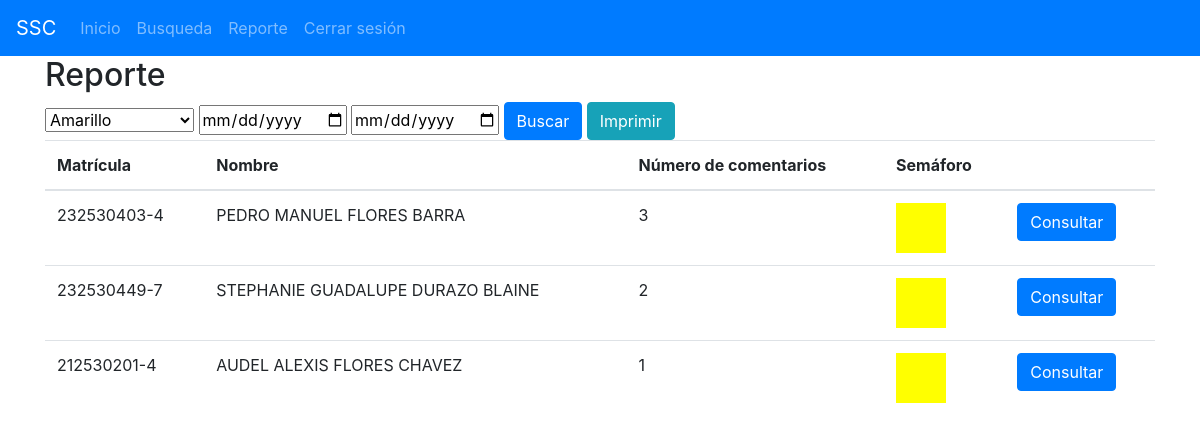
Screenshot of /reporte with the database file from the repository.
### tables this page shows
CREATE TABLE datos_alumno (
        matricula TEXT PRIMARY KEY,
        grupo TEXT,
        nombre TEXT,
        apepat TEXT,
        apemat TEXT
    );

### app.py (the view)
@app.route('/reporte', methods=['GET', 'POST'])
def reporte():
    conn = sqlite3.connect('escuela.db')
    c = conn.cursor()
    if request.method == 'POST':
        criterio = request.form['criterio']
        if criterio == 'amarillo':
            c.execute("SELECT datos_alumno.matricula, datos_alumno.nombre, datos_alumno.apepat, datos_alumno.apemat, COUNT(*) as num_comentarios FROM comentarios INNER JOIN datos_alumno ON comentarios.matricula = datos_alumno.matricula GROUP BY comentarios.matricula HAVING num_comentarios BETWEEN 1 AND 5 ORDER BY num_comentarios DESC")
        elif criterio == 'rojo':
            c.execute("SELECT datos_alumno.matricula, datos_alumno.nombre, datos_alumno.apepat, datos_alumno.apemat, COUNT(*) as num_comentarios FROM comentarios INNER JOIN datos_alumno ON comentarios.matricula = datos_alumno.matricula GROUP BY comentarios.matricula HAVING num_comentarios > 10 ORDER BY num_comentarios DESC")
        elif criterio == 'semana':
            c.execute("SELECT datos_alumno.matricula, datos_alumno.nombre, datos_alumno.apepat, datos_alumno.apemat, COUNT(*) as num_comentarios FROM comentarios INNER JOIN datos_alumno ON comentarios.matricula = datos_alumno.matricula WHERE fecha >= date('now','-7 day') GROUP BY comentarios.matricula ORDER BY num_comentarios DESC")
        elif criterio == 'mes':
            c.execute("SELECT datos_alumno.matricula, datos_alumno.nombre, datos_alumno.apepat, datos_alumno.apemat, COUNT(*) as num_comentarios FROM comentarios INNER JOIN datos_alumno ON comentarios.matricula = datos_alumno.matricula WHERE fecha >= date('now','-1 month') GROUP BY comentarios.matricula ORDER BY num_comentarios DESC")
        elif criterio == 'todos':
            c.execute("SELECT datos_alumno.matricula, datos_alumno.nombre, datos_alumno.apepat, datos_alumno.apemat, COUNT(*) as num_comentarios FROM comentarios INNER JOIN datos_alumno ON comentarios.matricula = datos_alumno.matricula GROUP BY comentarios.matricula ORDER BY num_comentarios DESC")
        elif criterio == 'rango':
            fecha_inicio = request.form['fecha_inicio']
            fecha_fin = request.form['fecha_fin']
            c.execute("SELECT datos_alumno.matricula, datos_alumno.nombre, datos_alumno.apepat, datos_alumno.apemat, COUNT(*) as num_comentarios FROM comentarios INNER JOIN datos_alumno ON comentarios.matricula = datos_alumno.matricula WHERE fecha BETWEEN ? AND ? GROUP BY comentarios.matricula ORDER BY num_comentarios DESC", (fecha_inicio, fecha_fin))
    else:
        c.execute("SELECT datos_alumno.matricula, datos_alumno.nombre, datos_alumno.apepat, datos_alumno.apemat, COUNT(*) as num_comentarios FROM comentarios INNER JOIN datos_alumno ON comentarios.matricula = datos_alumno.matricula GROUP BY comentarios.matricula ORDER BY num_comentarios DESC")
    registros = c.fetchall()
    conn.close()
    return render_template('reporte.html', registros=registros)

### templates/reporte.html (shortened to what this page needs)
<!DOCTYPE html>
<html>
<head>
    <link rel="stylesheet" href="https://stackpath.bootstrapcdn.com/bootstrap/4.3.1/css/bootstrap.min.css">
</head>
<body>
    <nav class="navbar navbar-expand-lg navbar-dark bg-primary">
        <a class="navbar-brand" href="#">SSC</a>
        <div class="collapse navbar-collapse" id="navbarNav">
          <ul class="navbar-nav">
            <li class="nav-item">
              <a class="nav-link" href="{{ url_for('reciente') }}">Inicio</a>
            </li>
            <li class="nav-item">
              <a class="nav-link" href="{{ url_for('busqueda') }}">Busqueda</a>
            </li>
            <li class="nav-item">
              <a class="nav-link" href="{{ url_for('reporte') }}">Reporte</a>
            </li>
            <li class="nav-item">
              <a class="nav-link" href="{{ url_for('logout') }}">Cerrar sesión</a>
            </li>
          </ul>
        </div>
      </nav>
    <div class="container">
        <h2>Reporte</h2>
        <form action="/reporte" method="post">
            <select name="criterio">
                <option value="amarillo">Amarillo</option>
            </select>
            <input type="date" name="fecha_inicio">
            <input type="date" name="fecha_fin">
            <button type="button" class="btn btn-primary" type="submit">Buscar</button>
            <button  type="button" class="btn btn-info" onclick=window.print()>Imprimir</button>
        </form>
        {% if registros %}
        <table class="table">
            <thead>
                <tr>
                    <th>Matrícula</th>
                    <th>Nombre</th>
                    <th>Número de comentarios</th>
                    <th>Semáforo</th>
                    <th></th>
                </tr>
            </thead>
            <tbody>
                {% for registro in registros %}
                <tr>
                    <td>{{ registro[0] }}</td>
                    <td>{{ registro[1] }} {{ registro[2] }} {{ registro[3] }}</td>
                    <td>{{ registro[4] }}</td>
                    <td>
                        {% if registro[4] <= 5 %}
                        <div style="background-color: yellow; width: 50px; height: 50px;"></div>
                        {% elif registro[4] <= 10 %}
                        <div style="background-color: orange; width: 50px; height: 50px;"></div>
                        {% else %}
                        <div style="background-color: red; width: 50px; height: 50px;"></div>
                        {% endif %}
                    </td>
                    <td><a href="{{ url_for('ficha', matricula=registro[0]) }}" class="btn btn-primary">Consultar</a></td>
                </tr>
                {% endfor %}
            </tbody>
        </table>
        {% else %}
        ...
        {% endif %}
    </div>
</body>
</html>

### rows the page displays
datos_alumno: matricula "232530403-4", nombre "PEDRO MANUEL", apepat "FLORES", apemat "BARRA", registro "3"
datos_alumno: matricula "232530449-7", nombre "STEPHANIE GUADALUPE", apepat "DURAZO", apemat "BLAINE", registro "2"
datos_alumno: matricula "212530201-4", nombre "AUDEL ALEXIS", apepat "FLORES", apemat "CHAVEZ", registro "1"
